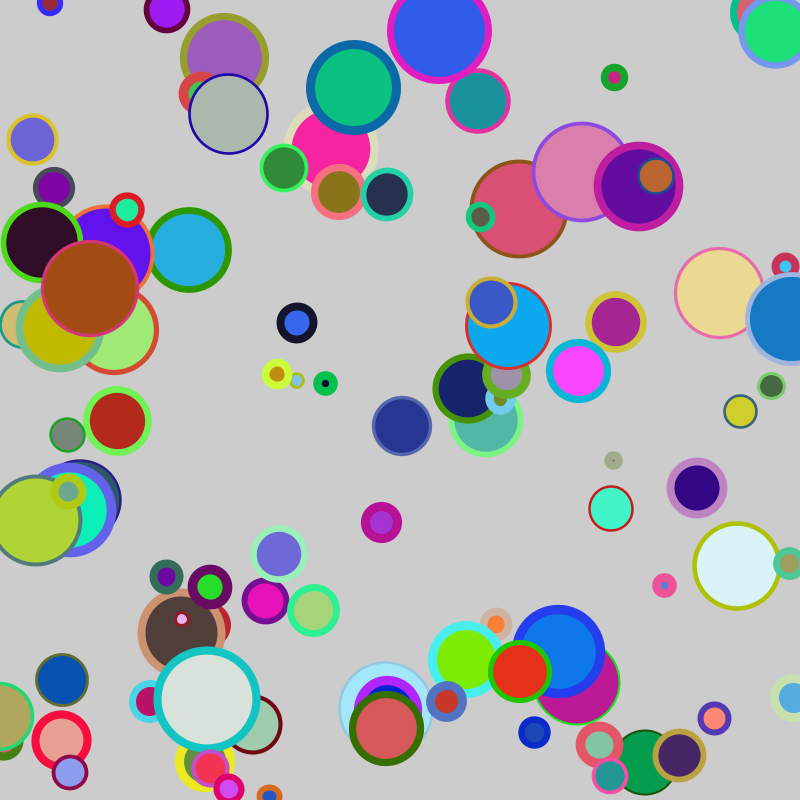
Frame 1 (no input)
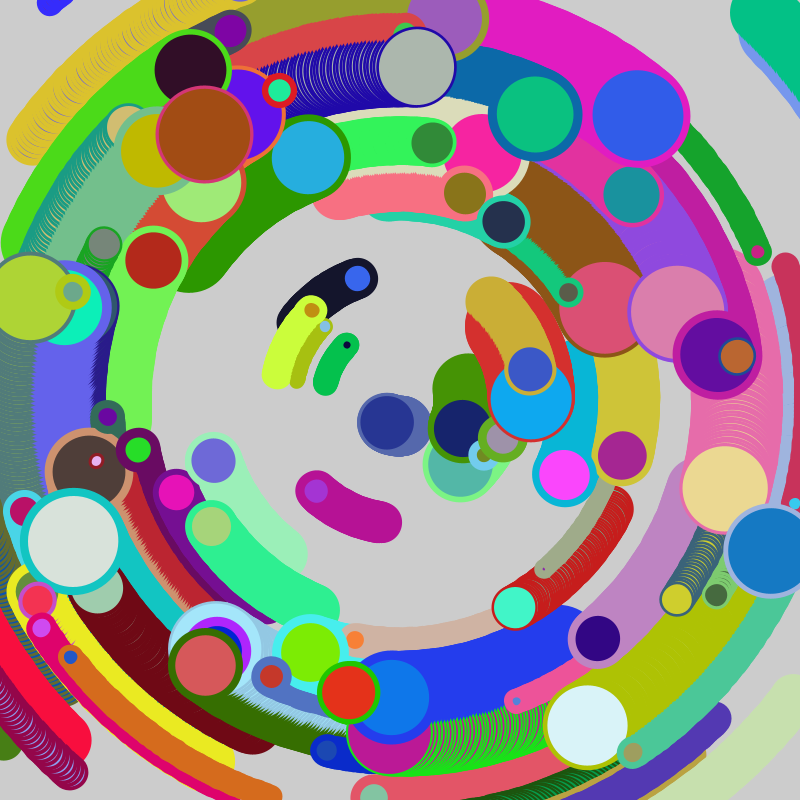
Frame 60 (the mouse pressed at the canvas centre just before this capture)
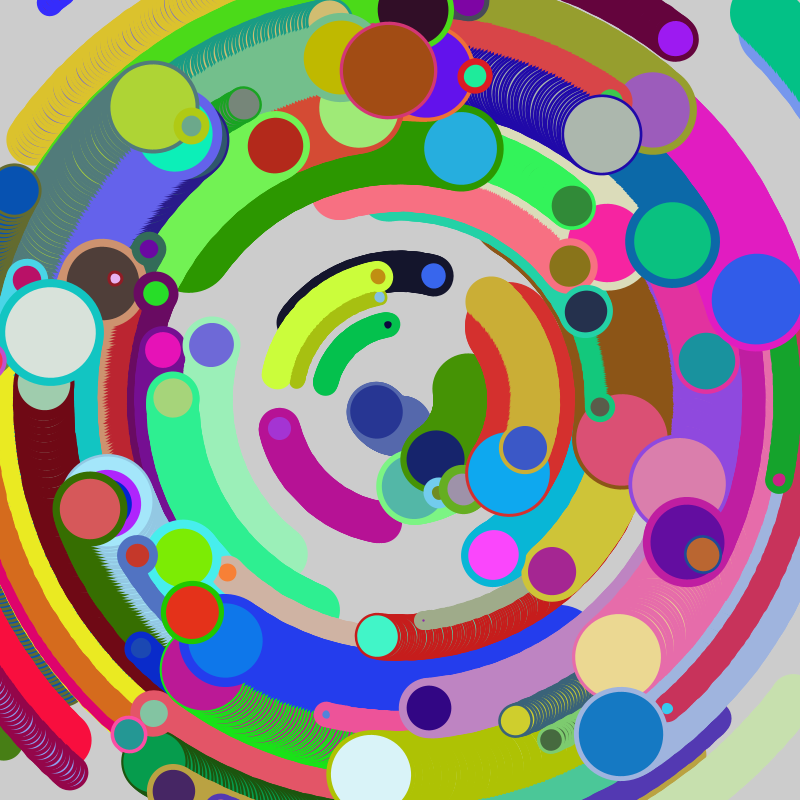
Frame 120 (the mouse held since frame 60 and released just before this capture)

The Processing sketch that drew these frames (run headless with seeded random() and noise(); from frame 60 on, the mouse is pressed at the canvas centre):

// Processing sketch: listing_4_10
// ── listing_4_10.pde
// Processing for Android: 
// Create Mobile, Sensor-Aware, and VR Applications Using Processing
// Andres Colubri
// http://p5android-book.andrescolubri.net/

Circle[] circles = new Circle[100];

void setup() {
  size(800, 800);
  for (int i = 0; i < circles.length; i++) {
    circles[i] = new Circle();
  }
}

void draw() {
  translate(width/2, height/2);
  rotate(frameCount * 0.01);
  for (int i = 0; i < circles.length; i++) {
    circles[i].display();
  }  
}

class Circle {
  float x, y, r, w;
  color fc, sc;
  Circle() {
    x = random(-width/2, width/2);
    y = random(-height/2, height/2);
    r = random(10, 100);
    w = random(2, 10);
    fc = color(random(255), random(255), random(255));
    sc = color(random(255), random(255), random(255));
  }
  void display() {
    pushStyle();
    stroke(sc);
    strokeWeight(w);
    fill(fc);
    ellipse(x, y, r, r);
    popStyle();
  }
}
